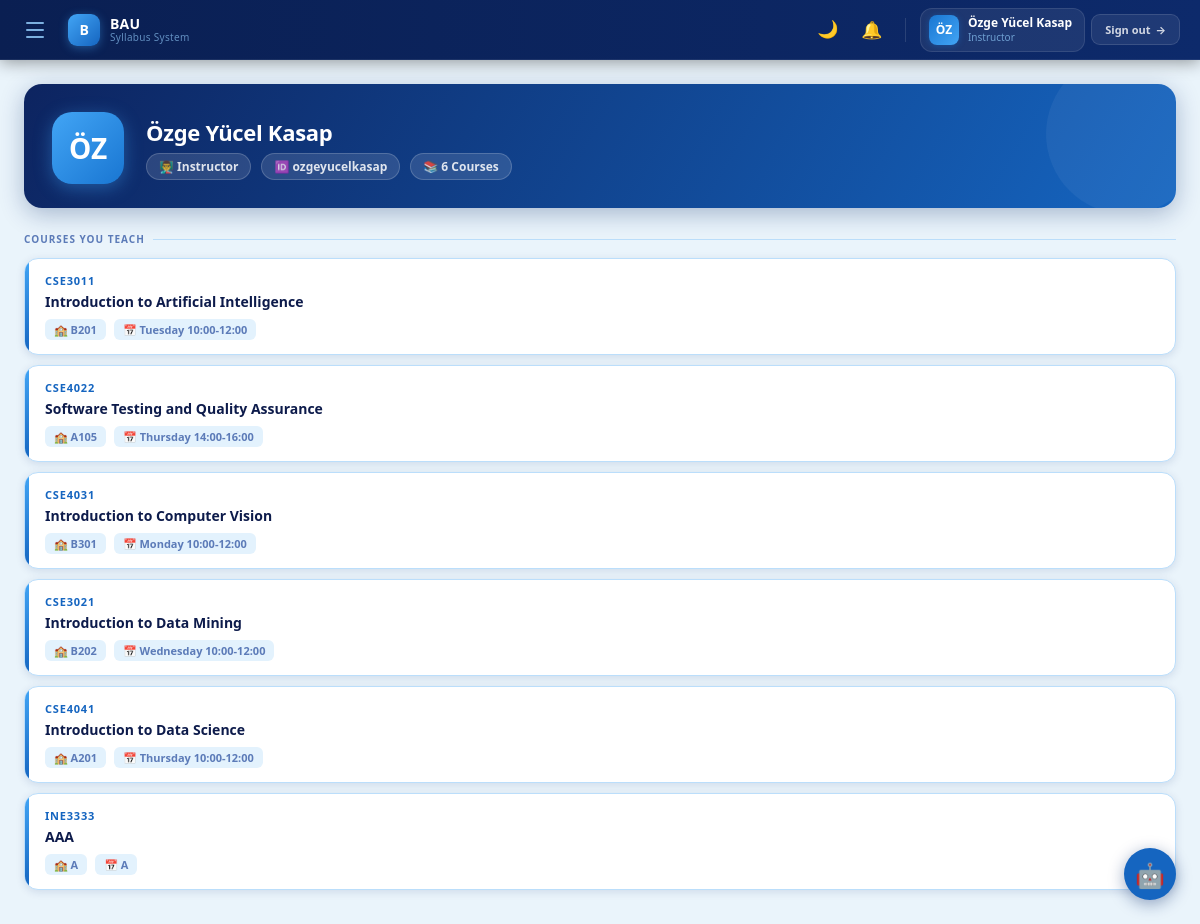
/account (signed in), run on the app's committed database.
### tables this page shows
CREATE TABLE courses (
        id INTEGER PRIMARY KEY AUTOINCREMENT,
        code TEXT UNIQUE NOT NULL,
        name TEXT NOT NULL,
        instructor_id INTEGER NOT NULL,
        department TEXT DEFAULT '',
        credit INTEGER DEFAULT 3,
        delivery TEXT DEFAULT 'face-to-face',
        course_type TEXT DEFAULT 'Departmental Elective',
        classroom TEXT DEFAULT '',
        schedule TEXT DEFAULT '',
        office TEXT DEFAULT '',
        office_hours TEXT DEFAULT '',
        email TEXT DEFAULT '',
        cv_link TEXT DEFAULT '',
        FOREIGN KEY(instructor_id) REFERENCES users(id)
    );

### app.py (the view)
@app.route("/account")
@login_required
def account():
    return render_template(
        "account.html",
        user=session,
        courses=get_user_courses(),
        current_course=get_user_courses()[0] if get_user_courses() else None
    )

### app.py (called while the page is built)
@app.context_processor
def inject_notif_count():
    if "user_id" in session:
        try:
            conn = get_conn()
            cnt = conn.execute(
                "SELECT COUNT(*) FROM notifications WHERE user_id=? AND is_read=0",
                (session["user_id"],)
            ).fetchone()[0]
            conn.close()
            return {"notif_count": cnt}
        except Exception:
            pass
    return {"notif_count": 0}

def login_required(f):
    from functools import wraps
    @wraps(f)
    def decorated(*args, **kwargs):
        if "user_id" not in session:
            return redirect(url_for("login"))
        return f(*args, **kwargs)
    return decorated

def get_user_courses():
    conn = get_conn()
    if session["role"] == "student":
        rows = conn.execute("""SELECT c.* FROM courses c
                               JOIN enrollments e ON e.course_id=c.id
                               WHERE e.student_id=?""", (session["user_id"],)).fetchall()
    else:
        rows = conn.execute("SELECT * FROM courses WHERE instructor_id=?",
                            (session["user_id"],)).fetchall()
    conn.close()
    return [dict(r) for r in rows]

### db.py (called while the page is built)
def get_conn():
    conn = sqlite3.connect(DB_PATH)
    conn.row_factory = sqlite3.Row
    return conn

### templates/account.html (shortened to what this page needs)
{% extends "base.html" %}
{% set active_page = 'account' %}
{% block content %}
<div class="profile-hero">
  <div class="profile-avatar-lg">{{ (user.full_name or user.username)[:2] }}</div>
  <div class="profile-info">
    <div class="profile-name">{{ user.full_name or user.username }}</div>
    <div class="profile-meta">
      <span class="profile-chip">{% if user.role == 'student' %}🎓{% else %}👨‍🏫{% endif %} {{ user.role|capitalize }}</span>
      <span class="profile-chip">🆔 {{ user.username }}</span>
      <span class="profile-chip">📚 {{ courses|length }} {{ 'Course' if courses|length == 1 else 'Courses' }}</span>
    </div>
  </div>
</div>
<div class="acc-section-hdr">
  {% if user.role == 'student' %}Enrolled Courses{% else %}Courses You Teach{% endif %}
</div>
{% for c in courses %}
<div class="acc-course-card">
  <div class="acc-course-accent"></div>
  <div class="acc-course-body">
    <div class="acc-course-code">{{ c.code }}</div>
    <div class="acc-course-name">{{ c.name }}</div>
    <div class="acc-course-meta">
      {% if c.classroom %}<span class="acc-meta-chip">🏫 {{ c.classroom }}</span>{% endif %}
      {% if c.schedule %}<span class="acc-meta-chip">📅 {{ c.schedule }}</span>{% endif %}
    </div>
  </div>
</div>
{% endfor %}
{% endblock %}

### templates/base.html (style rules this page uses)
* { box-sizing:border-box;margin:0;padding:0 }
:root { --navy:#0B2A6B;--navy-mid:#1565C0;--navy-light:#1A3A8A; --sky:#42A5F5;--sky-light:#90CAF9;--sky-pale:#E3F2FD; --white:#FFFFFF;--bg:#EAF4FB;--card-hdr:#0D47A1; --border:#BBDEFB;--text:#0D1B4B;--subtext:#5C7BB8; --green:#2E7D32;--red:#C62828; --card:#FFFFFF;--surface:#FFFFFF;--input-bg:#FFFFFF; --shadow:rgba(11,42,107,0.12);--shadow-strong:rgba(11,42,107,0.18); --chat-bg:#0D2B6E;--tile-light-bg:#D9E8F7;--tile-dark-bg:#0D2563; }
body { font-family:'Segoe UI',system-ui,-apple-system,sans-serif;background:var(--bg);color:var(--text);min-height:100vh;display:flex;flex-direction:column;transition:background .3s ease,color .3s ease; }

### templates/account.html (style rules this page uses)
.profile-hero { background:linear-gradient(120deg,#0d2460 0%,#1565C0 100%); border-radius:18px;padding:28px 28px 24px;margin-bottom:24px; display:flex;align-items:center;gap:22px; box-shadow:0 6px 24px rgba(11,42,107,.3); position:relative;overflow:hidden; }
.profile-hero::before { content:'';position:absolute;right:-30px;top:-30px; width:160px;height:160px;border-radius:50%; background:rgba(255,255,255,.05);pointer-events:none; }
.profile-avatar-lg { width:72px;height:72px;border-radius:20px;flex-shrink:0; background:linear-gradient(135deg,#42A5F5,#1976D2); display:flex;align-items:center;justify-content:center; font-size:28px;font-weight:900;color:#fff;text-transform:uppercase; box-shadow:0 4px 18px rgba(66,165,245,.4); position:relative;z-index:1; }
.profile-info { position:relative;z-index:1; }
.profile-name { font-size:22px;font-weight:800;color:#fff;letter-spacing:-.3px;margin-bottom:6px; }
.profile-meta { display:flex;align-items:center;gap:10px;flex-wrap:wrap; }
.profile-chip { display:inline-flex;align-items:center;gap:5px; background:rgba(255,255,255,.12);border:1px solid rgba(255,255,255,.18); border-radius:20px;padding:4px 12px; font-size:12px;color:rgba(255,255,255,.85);font-weight:600; }
.acc-section-hdr { font-size:10px;font-weight:800;text-transform:uppercase; letter-spacing:1px;color:var(--subtext); margin-bottom:12px;margin-top:4px; display:flex;align-items:center;gap:8px; }
.acc-section-hdr::after { content:'';flex:1;height:1px;background:var(--border); }
.acc-course-card { background:var(--card);border:1px solid var(--border); border-radius:14px;margin-bottom:10px;overflow:hidden; box-shadow:0 2px 8px var(--shadow); display:flex; transition:transform .15s,box-shadow .15s; }
.acc-course-accent { width:4px;background:linear-gradient(180deg,var(--sky),var(--navy-mid));flex-shrink:0; }
.acc-course-body { padding:14px 16px;flex:1; }
.acc-course-code { font-size:11px;font-weight:800;text-transform:uppercase; letter-spacing:.8px;color:var(--navy-mid);margin-bottom:4px; }
.acc-course-name { font-size:14px;font-weight:700;color:var(--text);margin-bottom:8px; }
.acc-course-meta { display:flex;flex-wrap:wrap;gap:8px; }
.acc-meta-chip { display:inline-flex;align-items:center;gap:4px; font-size:11px;color:var(--subtext);font-weight:600; background:var(--sky-pale);border-radius:6px;padding:3px 9px; }

### data on the page
courses: code "CSE3011", name "Introduction to Artificial Intelligence", classroom "B201", schedule "Tuesday 10:00-12:00"
courses: code "CSE4022", name "Software Testing and Quality Assurance", classroom "A105", schedule "Thursday 14:00-16:00"
courses: code "CSE4031", name "Introduction to Computer Vision", classroom "B301", schedule "Monday 10:00-12:00"
courses: code "CSE3021", name "Introduction to Data Mining", classroom "B202", schedule "Wednesday 10:00-12:00"
courses: code "CSE4041", name "Introduction to Data Science", classroom "A201", schedule "Thursday 10:00-12:00"
courses: code "INE3333", name "AAA", classroom "A", schedule "A"

### other printed values
{{ (user.full_name or user.username)[:2] }} "ÖZ"
{{ user.full_name or user.username }} "Özge Yücel Kasap"
{{ user.role|capitalize }} "Instructor"
{{ user.username }} "ozgeyucelkasap"
{{ courses|length }} "6"
{{ 'Course' if courses|length == 1 else 'Courses' }} "Courses"
